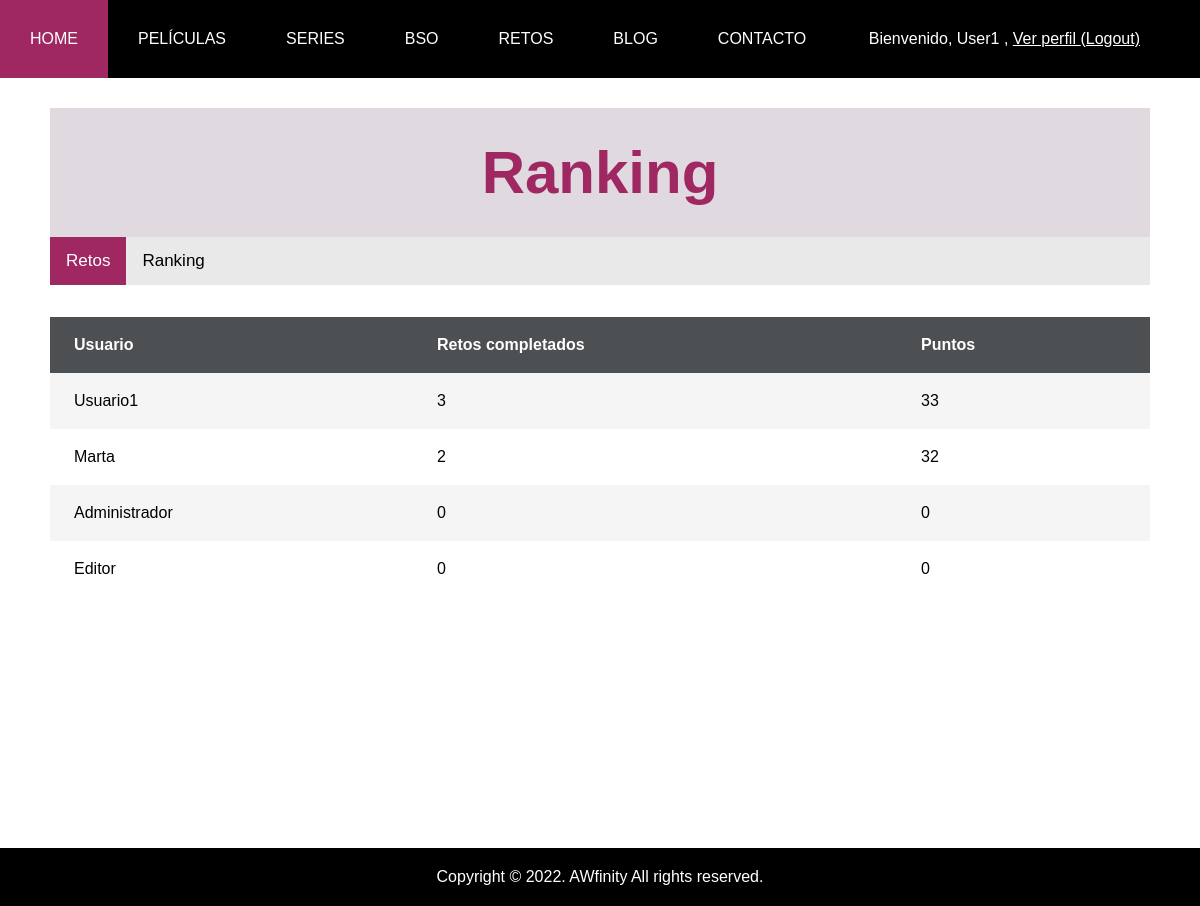
Screenshot of /ranking.php (signed in) with the database file from the repository.
### tables this page shows
CREATE TABLE `usuarios` (
  `id_user` int(10) NOT NULL,
  `nombreUsuario` varchar(20) NOT NULL,
  `nombre` varchar(20) NOT NULL,
  `apellido` varchar(20) NOT NULL,
  `password` varchar(255) NOT NULL,
  `rol_user` enum('admin','editor','user','') NOT NULL,
  `puntos` int(10) NOT NULL
);

### includes/Usuario.php (called while the page is built, shortened)
<?php
class Usuario
{
    private $nombre;
    private $puntos;
    private function __construct($nombreUsuario, $nombre, $apellido, $password, $rol_user,$puntos, $id = NULL) {
        $this->nombre = $nombre;
        $this->puntos=$puntos;
    }
    public function getNombre(){
        return $this->nombre;
    }
    public function getPuntos(){
        return $this->puntos;
    }
    public static function getUsuariosOrdenPuntos()
    {
        $conn = Aplicacion::getInstance()->getConexionBd();
        $query = sprintf("SELECT * FROM usuarios ORDER BY puntos DESC");
        $rs = $conn->query($query);
        $result = array();
        if ($rs) {
           while($fila = mysqli_fetch_assoc($rs)){
                $result[] = new Usuario($fila['nombreUsuario'], $fila['nombre'], $fila['apellido'], $fila['password'], $fila['rol_user'],$fila['puntos'],  $fila['id_user']);
            }
        } else {
            error_log("Error BD ({$conn->errno}): {$conn->error}");
        }
        return $result;
    }
}
?>

### includes/UsuarioReto.php (called while the page is built, shortened)
<?php
class UsuarioReto{
    static public function retosCompletadosPorUser($id_user){
        $conn = Aplicacion::getInstance()->getConexionBd();
        $sql = sprintf("SELECT COUNT(*) total FROM usuarioreto U WHERE U.id_usuario ='%s' AND U.completado='%s'",$conn->real_escape_string($id_user),1);
		$consulta = $conn->query($sql);
        $result=0;
        if($consulta){
        if($consulta->num_rows > 0){
	       if ($fila = mysqli_fetch_assoc($consulta)) {
	        	$result = $fila['total'];
	        }
    	}
    }
        return $result;
}
}
?>

### ranking.php (the view, shortened to what this page needs)
<?php
$contenidoPrincipal = '';
$contenidoPrincipal .= <<<EOS
<div class="header2">
                                <h2>Ranking</h2>
                                </div>
                                <div class="menublog">
                                <a class="active" href="./retoVista.php">Retos</a>
                                <a  href="./ranking.php">Ranking</a>
                                </div>
                                <div class="contened">
                                <div class="wrapper">
                                <table>
                                    <thead>
                                        <tr>
                                            <th>Usuario</th>
                                            <th>Retos completados</th>
                                            <th>Puntos</th>
                                        </tr>
                                    </thead>
                                    <tbody>
EOS;
$usuarios= Usuario::getUsuariosOrdenPuntos();
        foreach($usuarios as $us){
                $contenidoPrincipal .=<<<EOS
                <tr>
                <td class="nombre">{$us->getNombre()}</td>
                EOS;
                $retoscompl=UsuarioReto::retosCompletadosPorUser($us->getId());
                $contenidoPrincipal.=<<<EOS
                <td class="team">{$retoscompl}</td>
                <td class="points">{$us->getPuntos()}</td>
                </tr>
                EOS;
        }
$contenidoPrincipal.=<<<EOS
</tbody>
		</table>
		</div>
		</div>
EOS;
require __DIR__. '/includes/vistas/plantillas/plantilla.php';
?>

### css/default.css (style rules this page uses)
* { margin:0px; padding:0px; }
.menublog { overflow: hidden; background-color: #e9e9e9; }
.menublog a { float: left; display: block; color: black; text-align: center; padding: 14px 16px; text-decoration: none; font-size: 17px; }
.menublog a.active { background-color: #9f2863; color: white; }
.wrapper { line-height: 1.5em; margin: 0 auto; padding: 2em 0 3em; width: 100%; max-width: 2000px; overflow: hidden; }
.wrapper table { border-collapse: collapse; width: 100%; background: #fff; }
.wrapper th { background-color: #4d5053; font-weight: bold; color: #fff; white-space: nowrap; }
.wrapper td, th { padding: 1em 1.5em; text-align: left; }
.wrapper tbody tr:nth-child(2n-1) { background-color: #f5f5f5; transition: all .125s ease-in-out; }
.wrapper td.nombre { text-transform: capitalize; }
.header2 { padding: 30px; font-size: 40px; text-align: center; background: #9581954b; }
.header2 h2 { color: #9f2863; }

### rows the page displays
usuarios: nombre "Usuario1", retoscompl "3", puntos "33"
usuarios: nombre "Marta", retoscompl "2", puntos "32"
usuarios: nombre "Administrador", retoscompl "0", puntos "0"
usuarios: nombre "Editor", retoscompl "0", puntos "0"

### other values shown
$_SESSION['nombreUsuario'] "User1"
